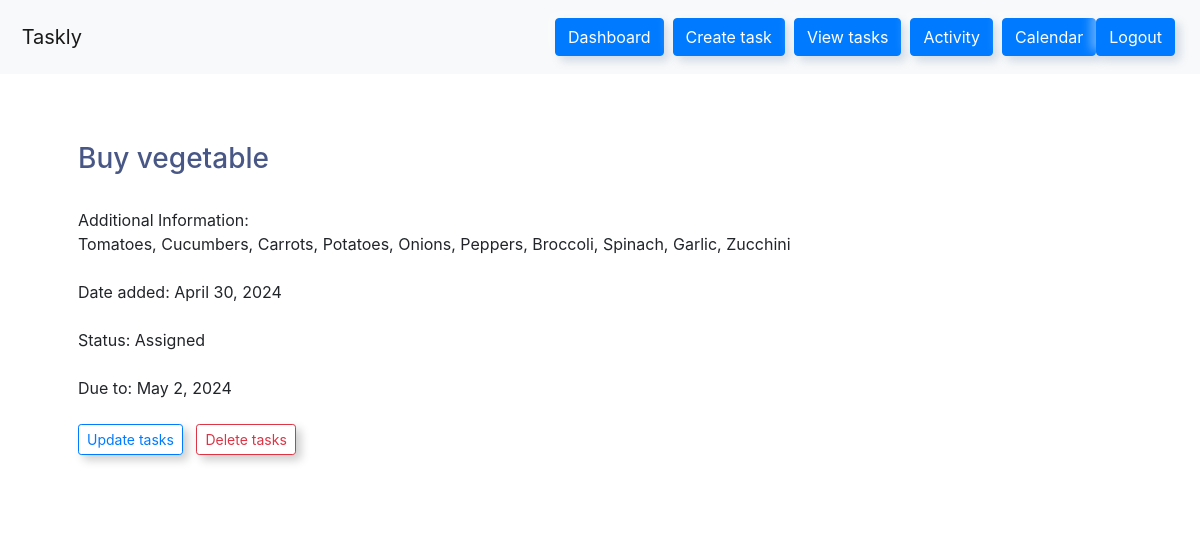
The page /en/view-task/47/ (signed in) on the database its author committed.
### todo/models.py (models this page shows, shortened)
class Task(models.Model):
    STATUS_CHOICES = [
        ('option1','Assigned'),
        ('option2','In progress'),
        ('option3','Done'),
    ]
    title = models.CharField(max_length=100, null=True)
    content = models.CharField(max_length=1000, null=True, blank=True)
    date_posted = models.DateTimeField(auto_now_add=True, null=True)
    date_end = models.DateTimeField(null=True)
    do_to = models.DateTimeField(null=True)
    status = models.CharField(max_length=100, null=True, choices=STATUS_CHOICES)
    user = models.ForeignKey(User, max_length=18, on_delete=models. CASCADE, null=True)

### todo/views.py (the view)
# urls.py: path('view-task/<int:task_id>/', views.viewTask, name="view-task"),
@login_required(login_url='my-login')
def viewTask(request, task_id):
    instance = get_object_or_404(Task, pk=task_id)
    form = CreateTaskForm(request.POST or None, instance=instance)
    context = {
        'instance': instance,
        'form': form
    }
    return render(request, 'profile/view-task.html', context)

### templates/profile/view-task.html (shortened to what this page needs)
{% load i18n %}
{% block content %}
<head>
  <link rel="stylesheet" type="text/css" href="https://bootswatch.com/5/morph/bootstrap.min.css">
</head>
{%include 'profile/base.html'%}
<form method="post">
  <div class="container bg-white shadow-md p-5 form-layout" style="margin-top:20px;">
    <h3> {{instance.title}} </h3>
    <br>
    {% trans "Additional Information:" %}
    <br>
    {{ instance.content }}
    <br> <br>
    {% trans "Date added:" %}  {{instance.date_posted|date:"F j, Y"}}
    <br> <br>
    {% trans "Status:" %}  {{instance.get_status_display}}
    <br> <br>
    {% trans "Due to:" %}  {{ instance.do_to|date:"F j, Y" }}
    <br> <br>
    <a class="btn btn-outline-primary navbar-btn btn-sm" type="button" href="{% url 'update-task' instance.id %}">{% trans "Update tasks" %}</a>
    <a class="btn btn-outline-danger navbar-btn btn-sm" type="button" href="{% url 'delete-task' instance.id %}">{% trans "Delete tasks" %}</a>
    <br> <br>
</div>
</form>
{% endblock %}

### templates/profile/view-task.html (style rules this page uses)
.form-layout { border-radius: 10px; width: 500px; margin: auto; }

### templates/profile/base.html (style rules this page uses)
div { margin-top: 10px; margin-bottom: 10px; }

### rows shown on the page
Task: title "Buy vegetable", content "Tomatoes, Cucumbers, Carrots, Potatoes, Onions, Peppers, Broccoli, Spinach, Garlic, Zucchini", date_posted "April 30, 2024", status "Assigned", do_to "May 2, 2024"
